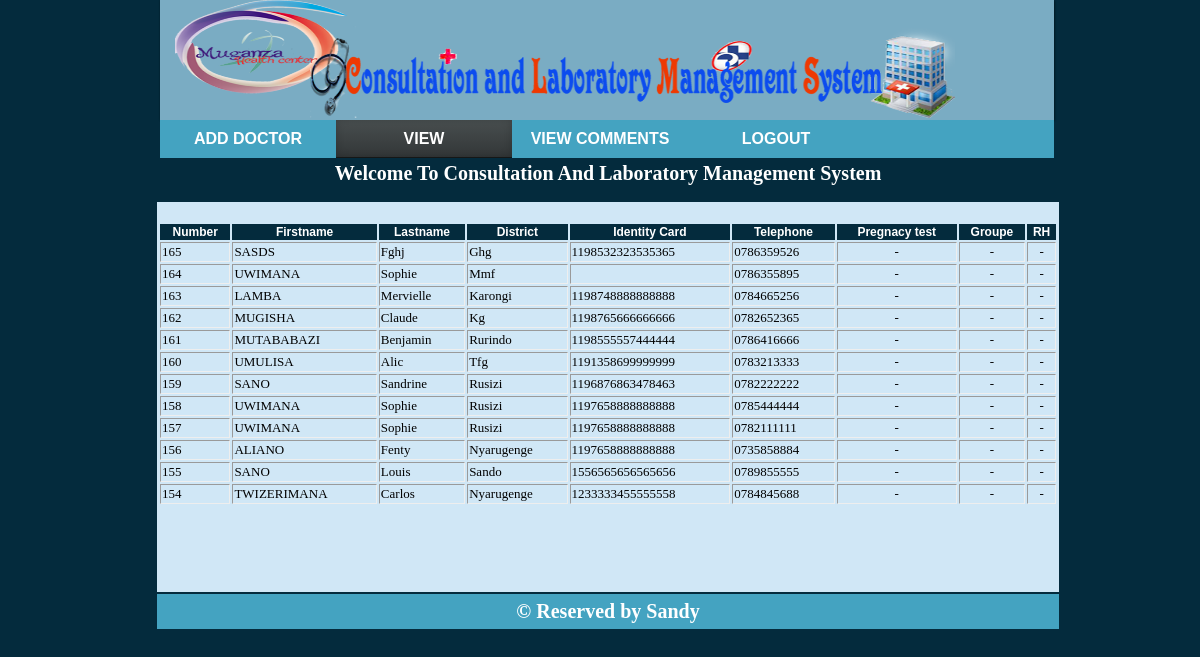
The app's page /non_resulted.php (signed in) with its own data.
### tables this page shows
CREATE TABLE IF NOT EXISTS `customer` (
  `Customer_Id` int(11) NOT NULL AUTO_INCREMENT,
  `Firstname` char(50) NOT NULL,
  `Lastname` char(50) NOT NULL,
  `sex` char(8) NOT NULL,
  `date` date NOT NULL,
  `District` char(50) NOT NULL,
  `glucose` varchar(30) NOT NULL,
  `diabet` varchar(30) NOT NULL,
  `Sector` char(50) NOT NULL,
  `Pregnacy` char(20) NOT NULL,
  `National_Id` varchar(16) NOT NULL,
  `child` varchar(20) NOT NULL,
  `Telephone` varchar(13) NOT NULL,
  `photo` varchar(20) NOT NULL,
  `Conversation` longtext NOT NULL,
  `blood_gr` varchar(20) NOT NULL,
  `RH` varchar(20) NOT NULL,
  `datee` date NOT NULL,
  PRIMARY KEY (`Customer_Id`),
  UNIQUE KEY `National_Id` (`National_Id`,`Telephone`)
);

### non_resulted.php (the view, shortened to what this page needs)
<html>
<head>
<link rel="stylesheet" type="text/css"href="cssfile.css"/>
</head >
<body bgcolor="042b3d">
<div id="container">
<div class="banner">
<img src="log2.png" class="img">
</div>
<table  align="center" border="0">
<tr>
	<div id="main-menu">
					<ul>
<li ><a href="admin.php">Add Doctor</a>
</li>
<li><a href="#" class="active">View</a>
	</li>
<li><a href="#">View Comments</a>
	</li>
		<li><a href="logout.php">Logout</a>
	</ul>
	</div>
</tr>
<tr>
	<td colspan="6" id="td2" valign="top">
		<p class="t">Welcome To Consultation And Laboratory Management System</p>
<?php
$sql="SELECT *from customer  where blood_gr='-' or Pregnacy-'-'or RH='-' order by Customer_Id DESC  LIMIT 12";
$query=mysql_query($sql);
?>
<center>
<table border="1" class="tab12" align="center">
<tr>
	<td class="bg" >Number</td>
	<td class="bg" >Firstname</td>
<td class="bg">Lastname</td>
<td class="bg">District</td>
<td class="bg">Identity Card</td>
<td class="bg">Telephone</td>
<td class="bg">Pregnacy test</td>
<td class="bg">Groupe</td>
<td class="bg">RH</td>
</tr>
<?php
while($row=mysql_fetch_array($query)){
?>
<tr>
	<td><?php echo $row['Customer_Id'];?></td>
<td><?php echo $row['Firstname'];?></td>
<td><?php echo $row['Lastname'];?></td>
<td><?php echo $row['District'];?></td>
<td><?php echo $row['National_Id'];?></td>
<td><?php echo $row['Telephone'];?></td>
<td align="center"><?php echo $row['Pregnacy'];?></td>
<td align="center"><?php echo $row['blood_gr'];?></td>
<td align="center"><?php echo $row['RH'];?></td>
<?php
}
?>
</table>
</tr>
<tr>
<td colspan="6" class="footer">&copy Reserved by Sandy</td>
</tr>
</table>
</div>
</body>
</html>

### cssfile.css (style rules this page uses)
#container { max-width: 1200px;width:1200;padding:0px;margin:0 auto; }
table { width: 900px; }
#td2 { height: 430px; background-color: #d0e7f6; }
body { margin-top: 65px; }
a { text-decoration: none; font-family: arial; color: white; font-weight: bold; }
.footer { background-color: #44a3c1; text-align: center; height: 35px; color: white; font-size: 20px; font-weight: bold; }
.banner { background-color: #7aacc3; margin-top: -65px; height: 120px; width: 894px; margin-left: 152px; border-radius: -webkit-border-radius: -moz-border-radius: box-shadow: 1px 1px 2px rgba(0,0,0,.3), 0 0 2px rgba(0,0,0,.3); -webkit-box-shadow: 1px 1px 2px rgba(0,0,0,.3), 0 0 2px rgba(0,0,0,.3); -moz-box-shadow: 1px 1px 2px rgba(0,0,0,.3), 0 0 2px rgba(0,0,0,.3); }
.bg { background-color: #042b3d; text-align:center; font-weight: bold; font-size: 12px; font-family: arial; color: white; border: 0px; }
.img { width: 780px; height: 120px; margin-left:15px ; margin-top:-2px; }
.t { background-color: #042b3d; font-weight: bold; color: white; text-align: center; font-size: 20px; margin-left: -1px; margin-top: -0.6px; height: 40px; margin-right: -1px; }
#main-menu { width: 74.5%; float: left; background: #44a3c1; margin-left: 152px; }
#main-menu > ul { list-style:none; overflow:hidden; padding:0; margin:0; }
#main-menu > ul > li { min-width:100px; float:left;display:block; }
#main-menu > ul > li > a { text-align:center; width: 156px; text-decoration:none; font-size:16px; font-weight:900; color:#fff; padding:10px ; display:block; text-transform:uppercase; }
.tab12 { font-size: 13px; border: 0px; }
#main-menu ul li a.active { text-decoration: none; background: #042b3d; border-left: 0; border-right: 0; background-image: -webkit-linear-gradient(top, #484e4f, #323637); background-image: -moz-linear-gradient(top, #484e4f, #323637); background-image: -o-linear-gradient(top, #484e4f, #323637); background-image: linear-gradient(to bottom, #484e4f, #323637); -webkit-box-shadow: inset 0 -1px #151717, inset 0 -1px 8px rgba(0, 0, 0, 0.2); box-shadow: inset 0 -1px #151717, inset 0 -1px 8px rgba(0, 0, 0, 0.2);*/ }

### records on screen
customer: Customer_Id "165", Firstname "SASDS", Lastname "Fghj", District "Ghg", National_Id "1198532323535365", Telephone "0786359526", Pregnacy "-", blood_gr "-", RH "-"
customer: Customer_Id "164", Firstname "UWIMANA", Lastname "Sophie", District "Mmf", Telephone "0786355895", Pregnacy "-", blood_gr "-", RH "-"
customer: Customer_Id "163", Firstname "LAMBA", Lastname "Mervielle", District "Karongi", National_Id "1198748888888888", Telephone "0784665256", Pregnacy "-", blood_gr "-", RH "-"
customer: Customer_Id "162", Firstname "MUGISHA", Lastname "Claude", District "Kg", National_Id "1198765666666666", Telephone "0782652365", Pregnacy "-", blood_gr "-", RH "-"
customer: Customer_Id "161", Firstname "MUTABABAZI", Lastname "Benjamin", District "Rurindo", National_Id "1198555557444444", Telephone "0786416666", Pregnacy "-", blood_gr "-", RH "-"
customer: Customer_Id "160", Firstname "UMULISA", Lastname "Alic", District "Tfg", National_Id "1191358699999999", Telephone "0783213333", Pregnacy "-", blood_gr "-", RH "-"
customer: Customer_Id "159", Firstname "SANO", Lastname "Sandrine", District "Rusizi", National_Id "1196876863478463", Telephone "0782222222", Pregnacy "-", blood_gr "-", RH "-"
customer: Customer_Id "158", Firstname "UWIMANA", Lastname "Sophie", District "Rusizi", National_Id "1197658888888888", Telephone "0785444444", Pregnacy "-", blood_gr "-", RH "-"
customer: Customer_Id "157", Firstname "UWIMANA", Lastname "Sophie", District "Rusizi", National_Id "1197658888888888", Telephone "0782111111", Pregnacy "-", blood_gr "-", RH "-"
customer: Customer_Id "156", Firstname "ALIANO", Lastname "Fenty", District "Nyarugenge", National_Id "1197658888888888", Telephone "0735858884", Pregnacy "-", blood_gr "-", RH "-"
customer: Customer_Id "155", Firstname "SANO", Lastname "Louis", District "Sando", National_Id "1556565656565656", Telephone "0789855555", Pregnacy "-", blood_gr "-", RH "-"
customer: Customer_Id "154", Firstname "TWIZERIMANA", Lastname "Carlos", District "Nyarugenge", National_Id "1233333455555558", Telephone "0784845688", Pregnacy "-", blood_gr "-", RH "-"
